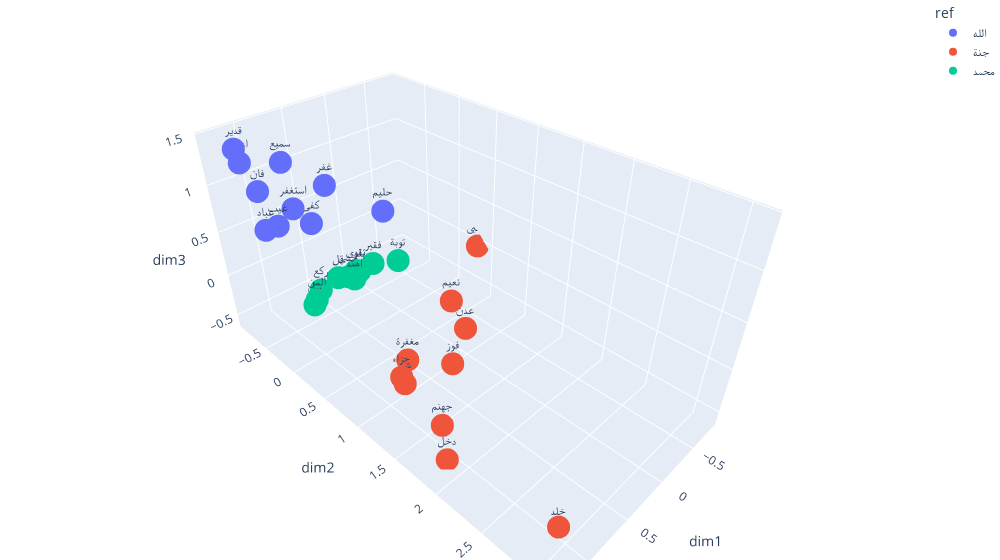

The code cell stored with this chart in its notebook:
### Code cell
# Search for words (change the look_for value)
look_for = ['الله','محمد', 'جنة']
fig_pca = px.scatter_3d(lookup_df(pca_w2v_df, look_for), x='dim1', y='dim2', z='dim3', text='word', width=1000,color='ref')
fig_pca.update_layout(margin=dict(l=0, r=0, b=0, t=0))
fig_pca.show()

### Figure 1 — Plotly figure (JSON) as saved in the notebook; plotly's stock layout.template omitted (floating-point values rounded to 4 significant figures)
{"data": [{"hovertemplate": "ref=الله<br>dim1=%{x}<br>dim2=%{y}<br>dim3=%{z}<br>word=%{text}<extra></extra>", "legendgroup": "الله", "marker": {"color": "#636efa", "symbol": "circle"}, "mode": "markers+text", "name": "الله", "scene": "scene", "showlegend": true, "text": ["فان", "اعلم", "عباد", "غيب", "غفر", "سميع", "قدير", "استغفر", "كفى", "حليم"], "type": "scatter3d", "x": [1.162, 1.086, 1.208, 1.31, 1.002, 0.9869, 1.25, 0.9139, 0.6674, 0.1703], "y": [-0.4753, -0.8722, -0.3626, 0.06751, 0.3571, -0.3065, -0.5883, -0.348, -0.4801, 0.0166], "z": [1.054, 1.17, 0.7239, 0.9899, 1.36, 1.333, 1.449, 0.8323, 0.5195, 0.6569]}, {"hovertemplate": "ref=جنة<br>dim1=%{x}<br>dim2=%{y}<br>dim3=%{z}<br>word=%{text}<extra></extra>", "legendgroup": "جنة", "marker": {"color": "#EF553B", "symbol": "circle"}, "mode": "markers+text", "name": "جنة", "scene": "scene", "showlegend": true, "text": ["جهنم", "دخل", "خلد", "سي", "جزاء", "مغفرة", "فوز", "نعيم", "عدن", "عقبى"], "type": "scatter3d", "x": [1.134, 1.109, 1.279, 0.8462, 1.068, 0.6951, 0.6113, -0.1077, 0.1242, -0.8223], "y": [1.824, 1.849, 3.09, 1.032, 1.266, 0.9038, 1.412, 0.6638, 1.091, 0.3399], "z": [-0.1808, -0.5928, -0.07368, -0.4636, -0.07695, -0.3514, -0.1264, -0.2252, -0.1973, -0.03833]}, {"hovertemplate": "ref=محمد<br>dim1=%{x}<br>dim2=%{y}<br>dim3=%{z}<br>word=%{text}<extra></extra>", "legendgroup": "محمد", "marker": {"color": "#00cc96", "symbol": "circle"}, "mode": "markers+text", "name": "محمد", "scene": "scene", "showlegend": true, "text": ["خشي", "قل", "سل", "تقوى", "بلد", "فقير", "توبة", "ركع", "المن", "اهتد"], "type": "scatter3d", "x": [0.5121, 0.5803, 0.9497, 0.4048, 0.3999, 0.2156, -0.03458, 0.8253, 0.9369, 0.497], "y": [-0.1827, -0.2606, -0.1591, -0.1892, -0.1381, -0.1519, -0.05131, -0.2123, -0.1257, -0.0978], "z": [-0.04063, -0.05628, -0.1479, -0.01971, -0.006092, -0.005786, -0.03998, -0.05879, -0.0758, -0.03293]}], "layout": {"legend": {"title": {"text": "ref"}, "tracegroupgap": 0}, "margin": {"b": 0, "l": 0, "r": 0, "t": 0}, "scene": {"domain": {"x": [0, 1], "y": [0, 1]}, "xaxis": {"title": {"text": "dim1"}}, "yaxis": {"title": {"text": "dim2"}}, "zaxis": {"title": {"text": "dim3"}}}, "width": 1000}}
